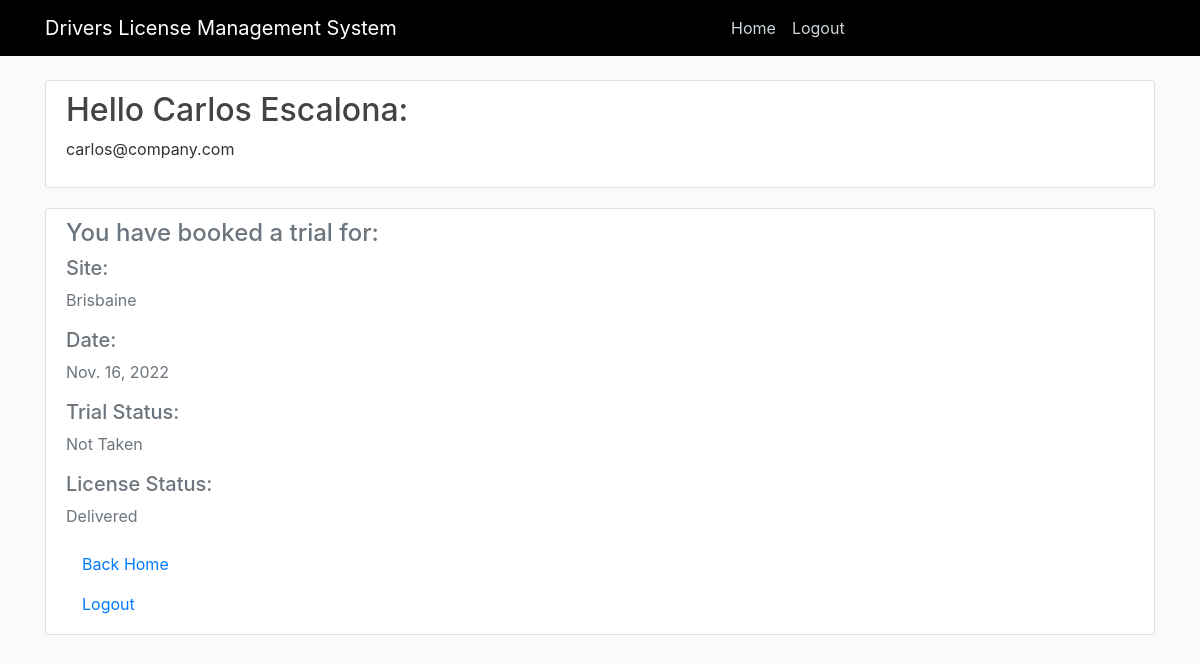
Before: /status/ (signed in) with the older database file.
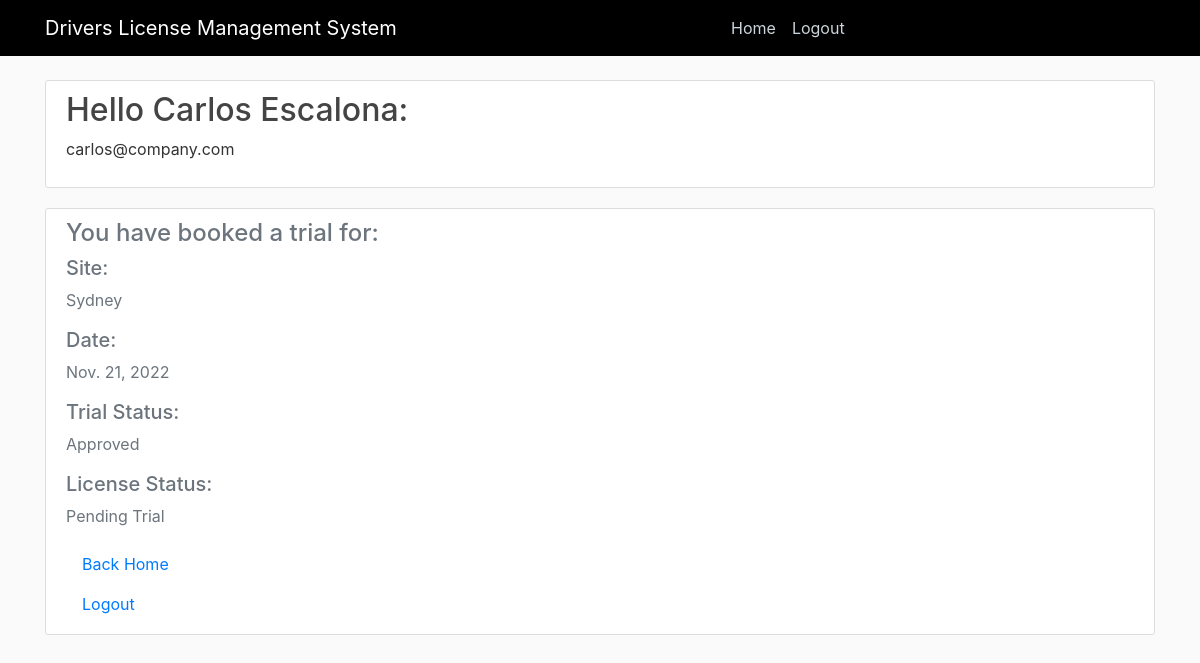
After: the same page with the newer database file.
### users/models.py (models this page shows, shortened)
class Booking(models.Model):
    TRIAL_STATUS = (
        ("Not Taken", ("Not Taken")),
        ("Approved", ("Approved")),
        ("Rejected", ("Rejected")),
    )
    user = models.OneToOneField(User, on_delete=models.CASCADE)
    booked_user = models.BooleanField("Booked trial", default=False)
    booked_site = models.CharField("Booking Site", max_length=32, default="")
    booked_date = models.DateField("Booking Date", default=timezone.now)
    booked_time = models.TimeField("Booking Time", default=timezone.now,)
    trial_status = models.CharField("Trial Status", max_length=32, choices=TRIAL_STATUS, default="Not Taken")

class License(models.Model):
    LICENSE_STATUS = (
        ("Pending Trial", ("Pending Trial")),
        ("In process of printing", ("In process of printing Card")),
        ("In delivery process", ("In delivery process")),
        ("Delivered", ("Delivered")),
    )
    user = models.OneToOneField(User, on_delete=models.CASCADE)
    license_status = models.CharField("License Status", max_length=32, choices=LICENSE_STATUS, default="Pending Trial")

### users/views.py (the view)
# urls.py: path('status/', user_views.status, name="status"),
@login_required
def status(request):
    user_id = request.user.id
    context = {
        'booking': Booking.objects.get(id=user_id),
        'license': License.objects.get(id=user_id)
    }
    return render(request, "users/status.html", context)

### users/templates/users/status.html
{% extends "users/base.html" %}
{% block content %}
<main role="main" class="container">
  <div class="row">
    <div class="col-md-12">
        <div class="content-section">
            <h2>Hello {{ user.first_name }} {{ user.last_name }}: </h2>
            <p>{{ user.email }}</p>
        </div>
      <div class="content-section">
        {% if booking.booked_user %}
        <h4 class='text-muted'>You have booked a trial for: </h4>
        <h5 class='text-muted'>Site: </h5>
            <p class='text-muted'>{{ booking.booked_site }}</p>
          <h5 class='text-muted'>Date: </h5>
            <p class='text-muted'>{{ booking.booked_date }}</p>
            <h5 class='text-muted'>Trial Status: </h5>
            <p class='text-muted'>{{ booking.trial_status }}</p>
            <h5 class='text-muted'>License Status: </h5>
            <p class='text-muted'>{{ license.license_status }}</p>
          {% else %}
          <h4 class='text-muted'>You don't have a trial booked yet. </h4>
          <a class="nav-item nav-link" href="{% url 'booking' %}">Book a Trial</a>
          {% endif %}
          <ul class="list-group">
            <a class="nav-item nav-link" href="{% url 'profile' %}">Back Home</a>
            <a class="nav-item nav-link" href="{% url 'logout' %}">Logout</a>
          </ul>
        </div>
    </div>
  </div>
</main>
{% endblock content %}

### users/templates/users/base.html (shortened to what this page needs)
{% load static %}
<!DOCTYPE html>
<html>
<head>
    <link rel="stylesheet" href="https://maxcdn.bootstrapcdn.com/bootstrap/4.0.0/css/bootstrap.min.css">
    <link rel="stylesheet" type="text/css" href="{% static 'users/main.css' %}">
</head>
<body>
    <header class="site-header">
      <nav class="navbar navbar-expand-md navbar-dark bg-steel fixed-top">
        <div class="container">
          <a class="navbar-brand mr-4" href="{% url 'profile' %}">Drivers License Management System</a>
          <div class="collapse navbar-collapse" id="navbarToggle">
            <div class="navbar-nav mr-auto">
                {% if user.is_authenticated %}
                <a class="nav-item nav-link" href="{% url 'profile' %}">Home</a>
                <a class="nav-item nav-link" href="{% url 'logout' %}">Logout</a>
                {% else %}
                <a class="nav-item nav-link" href="{% url 'home' %}">Home</a>
                <a class="nav-item nav-link" href="{% url 'about' %}">About</a>
                {% endif %}
            </div>
          </div>
        </div>
      </nav>
    </header>
    {% block content %}{% endblock %}
</body>
</html>

### users/static/users/main.css (style rules this page uses)
body { background: #fafafa; color: #333333; margin-top: 5rem; }
h1, h2, h3, h4, h5, h6 { color: #444444; }
ul { margin: 0; }
.bg-steel { background-color: #000000; }
.site-header .navbar-nav .nav-link { color: #cbd5db; }
.content-section { background: #ffffff; padding: 10px 20px; border: 1px solid #dddddd; border-radius: 3px; margin-bottom: 20px; }

Changed rows visible on the page:
changed Booking: booked_site "Brisbaine" → "Sydney"; booked_date "Nov. 16, 2022" → "Nov. 21, 2022"; trial_status "Not Taken" → "Approved"
changed License: license_status "Delivered" → "Pending Trial"
